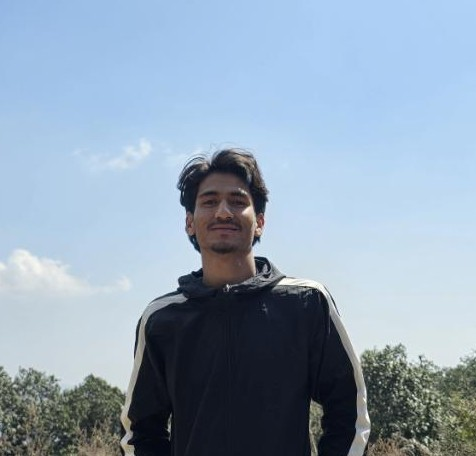
#> input picture semester-5/ip/lab/img/prakash.jpg, 476 x 456 px
$ jupyter execute 'Lab 5 - Negative Image Transformation.ipynb'
#> lines starting #> are read from the running program, lines starting #| are printed output that depends on the picture
# Theory

In digital image processing, the **negative transformation** is a fundamental operation that inverts the intensity values of an image. For a grayscale image with intensity levels in the range $[0, L-1]$, where $L$ is typically 256 for 8-bit images, the negative of an image is obtained by subtracting each pixel value from the maximum intensity:

$$
s = L - 1 - r
$$

where:
- $r$ is the original pixel value,
- $s$ is the transformed (negative) pixel value,
- $L$ is the number of possible intensity levels.

This operation effectively reverses the grayscale levels of the image, turning dark areas into light and vice versa. The negative transformation is particularly useful for enhancing details in dark regions of an image, making features that are difficult to see in the original image more visible.

[cell 1]
#import libraries
import numpy as np
from PIL import Image
import matplotlib.pyplot as plt

[cell 2]
def Negative_Image(image):
  image = image.resize((400,400), Image.Resampling.LANCZOS)
  # convert to numpy array
  numpy_image = np.array(image)

  row = numpy_image.shape[0]
  column = numpy_image.shape[1]

  new_array = np.zeros(shape=(row,column))

  for i in range(row):
    for j in range(column):
      new_array[i][j] = 255 - numpy_image[i][j]

  negative_image = Image.fromarray(new_array)
  negative_image = negative_image.convert("L")

  return negative_image

[cell 3]
# reading image and converting to gray scale
image = Image.open('img/prakash.jpg').convert('L')
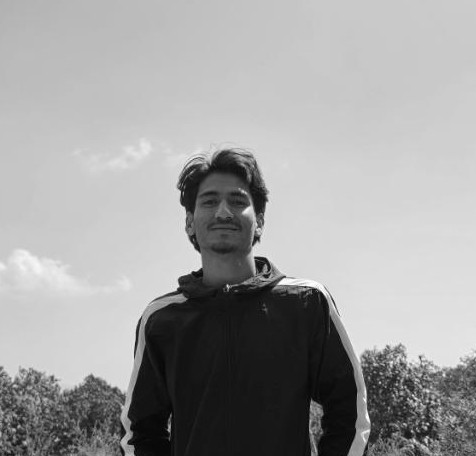
#> image: PIL image 476x456 L; min 1, max 255, mean 159.2
# calling negative function
negative_image = Negative_Image(image)
#> in Negative_Image, `image = image.resize((400,400), Image.Resampling.LANCZOS)`:
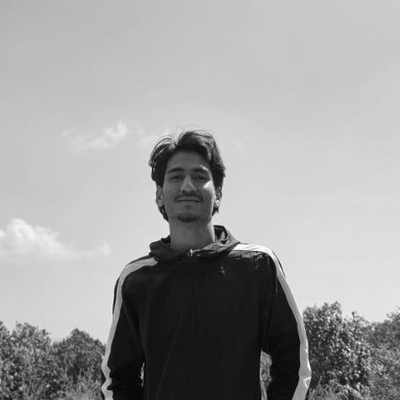
#> image: PIL image 400x400 L; min 0, max 255, mean 159.2
#> after the loop in Negative_Image, `for i in range(row):`:
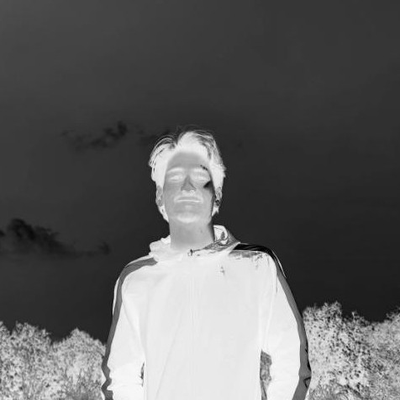
#> new_array: shape (400, 400) float64; min 0, max 255, mean 95.8

#displaying the images
fig = plt.figure()
fig.set_figheight(20)
fig.set_figwidth(20)

fig.add_subplot(1,2,1)
plt.imshow(image, cmap='gray')
plt.title('original image')

fig.add_subplot(1,2,2)
plt.imshow(negative_image, cmap='gray')
plt.title('Negative image')
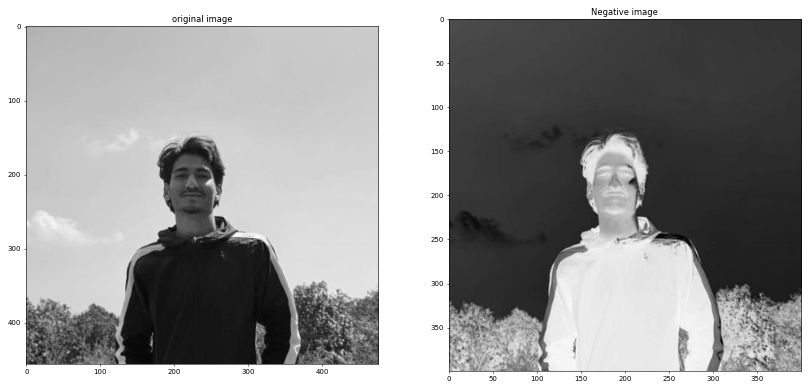
#> figure drawn by matplotlib, 2 panels
